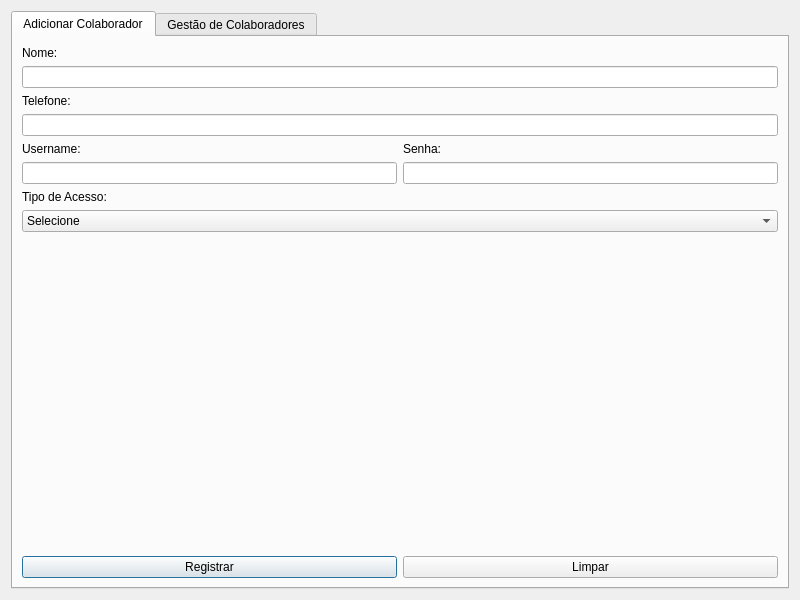
<?xml version="1.0" encoding="UTF-8"?>
<ui version="4.0">
 <class>Fm_Colaboradores</class>
 <widget class="QDialog" name="Fm_Colaboradores">
  <property name="geometry">
   <rect>
    <x>0</x>
    <y>0</y>
    <width>800</width>
    <height>600</height>
   </rect>
  </property>
  <property name="minimumSize">
   <size>
    <width>800</width>
    <height>600</height>
   </size>
  </property>
  <property name="windowTitle">
   <string>Dialog</string>
  </property>
  <layout class="QVBoxLayout" name="verticalLayout_11">
   <item>
    <widget class="QTabWidget" name="tw_main">
     <property name="currentIndex">
      <number>0</number>
     </property>
     <widget class="QWidget" name="tab1">
      <attribute name="title">
       <string>Adicionar Colaborador</string>
      </attribute>
      <layout class="QVBoxLayout" name="verticalLayout_8">
       <item>
        <layout class="QVBoxLayout" name="verticalLayout_7">
         <item>
          <layout class="QVBoxLayout" name="verticalLayout_3">
           <item>
            <layout class="QVBoxLayout" name="verticalLayout">
             <item>
              <widget class="QLabel" name="lbl_name">
               <property name="text">
                <string>Nome:</string>
               </property>
               <property name="buddy">
                <cstring>le_name</cstring>
               </property>
              </widget>
             </item>
             <item>
              <widget class="QLineEdit" name="le_name"/>
             </item>
            </layout>
           </item>
           <item>
            <layout class="QVBoxLayout" name="verticalLayout_2">
             <item>
              <widget class="QLabel" name="lbl_tel">
               <property name="text">
                <string>Telefone:</string>
               </property>
               <property name="buddy">
                <cstring>le_tel</cstring>
               </property>
              </widget>
             </item>
             <item>
              <widget class="QLineEdit" name="le_tel"/>
             </item>
            </layout>
           </item>
          </layout>
         </item>
         <item>
          <layout class="QHBoxLayout" name="horizontalLayout">
           <item>
            <layout class="QVBoxLayout" name="verticalLayout_5">
             <item>
              <widget class="QLabel" name="lbl_username">
               <property name="text">
                <string>Username:</string>
               </property>
               <property name="buddy">
                <cstring>le_username</cstring>
               </property>
              </widget>
             </item>
             <item>
              <widget class="QLineEdit" name="le_username"/>
             </item>
            </layout>
           </item>
           <item>
            <layout class="QVBoxLayout" name="verticalLayout_4">
             <item>
              <widget class="QLabel" name="lbl_password">
               <property name="text">
                <string>Senha:</string>
               </property>
               <property name="buddy">
                <cstring>le_password</cstring>
               </property>
              </widget>
             </item>
             <item>
              <widget class="QLineEdit" name="le_password"/>
             </item>
            </layout>
           </item>
          </layout>
         </item>
         <item>
          <layout class="QVBoxLayout" name="verticalLayout_6">
           <item>
            <widget class="QLabel" name="lbl_accessType">
             <property name="text">
              <string>Tipo de Acesso:</string>
             </property>
             <property name="buddy">
              <cstring>cb_accessType</cstring>
             </property>
            </widget>
           </item>
           <item>
            <widget class="QComboBox" name="cb_accessType">
             <item>
              <property name="text">
               <string>Selecione</string>
              </property>
             </item>
             <item>
              <property name="text">
               <string>A</string>
              </property>
             </item>
             <item>
              <property name="text">
               <string>B</string>
              </property>
             </item>
            </widget>
           </item>
          </layout>
         </item>
         <item>
          <spacer name="verticalSpacer">
           <property name="orientation">
            <enum>Qt::Orientation::Vertical</enum>
           </property>
           <property name="sizeHint" stdset="0">
            <size>
             <width>20</width>
             <height>40</height>
            </size>
           </property>
          </spacer>
         </item>
         <item>
          <layout class="QHBoxLayout" name="horizontalLayout_2">
           <item>
            <widget class="QPushButton" name="btt_userRegister">
             <property name="text">
              <string>Registrar</string>
             </property>
            </widget>
           </item>
           <item>
            <widget class="QPushButton" name="btt_clearColab">
             <property name="text">
              <string>Limpar</string>
             </property>
             <property name="autoDefault">
              <bool>false</bool>
             </property>
            </widget>
           </item>
          </layout>
         </item>
        </layout>
       </item>
      </layout>
     </widget>
     <widget class="QWidget" name="tab_2">
      <attribute name="title">
       <string>Gestão de Colaboradores</string>
      </attribute>
      <layout class="QVBoxLayout" name="verticalLayout_10">
       <item>
        <layout class="QVBoxLayout" name="verticalLayout_9">
         <item>
          <layout class="QHBoxLayout" name="horizontalLayout_4">
           <item>
            <widget class="QLabel" name="lbl_search">
             <property name="text">
              <string>Pesquisar:</string>
             </property>
             <property name="buddy">
              <cstring>le_search</cstring>
             </property>
            </widget>
           </item>
           <item>
            <widget class="QLineEdit" name="le_search"/>
           </item>
          </layout>
         </item>
         <item>
          <widget class="QTableWidget" name="tw_colabs"/>
         </item>
         <item>
          <layout class="QHBoxLayout" name="horizontalLayout_3">
           <item>
            <widget class="QPushButton" name="btt_edit">
             <property name="text">
              <string>Editar</string>
             </property>
             <property name="autoDefault">
              <bool>false</bool>
             </property>
            </widget>
           </item>
           <item>
            <widget class="QPushButton" name="btt_est">
             <property name="text">
              <string>Estatísticas</string>
             </property>
             <property name="autoDefault">
              <bool>false</bool>
             </property>
            </widget>
           </item>
           <item>
            <widget class="QPushButton" name="btt_del">
             <property name="text">
              <string>Deletar</string>
             </property>
             <property name="autoDefault">
              <bool>false</bool>
             </property>
            </widget>
           </item>
          </layout>
         </item>
        </layout>
       </item>
      </layout>
     </widget>
    </widget>
   </item>
  </layout>
 </widget>
 <resources/>
 <connections/>
</ui>
